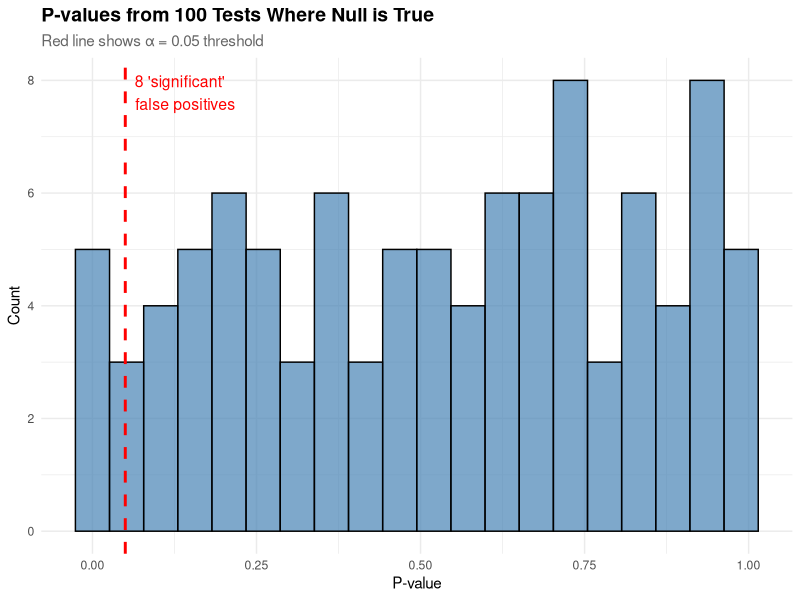
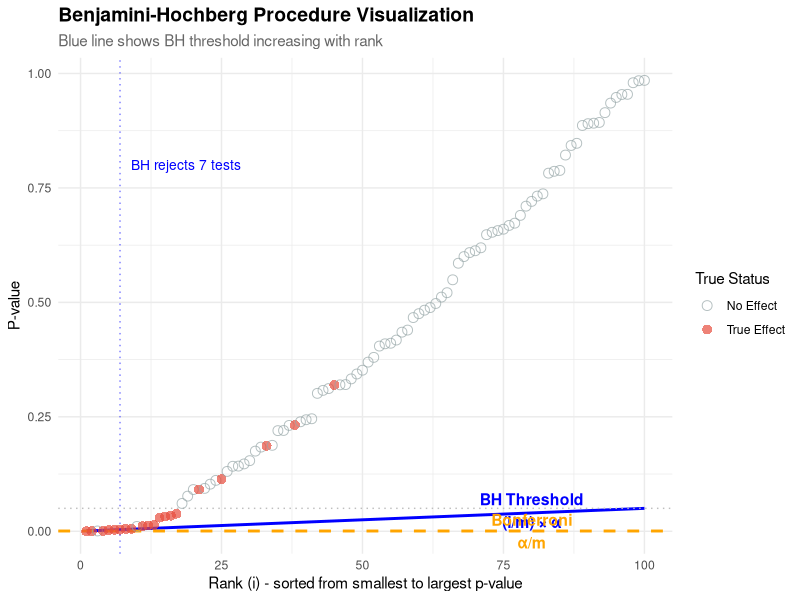
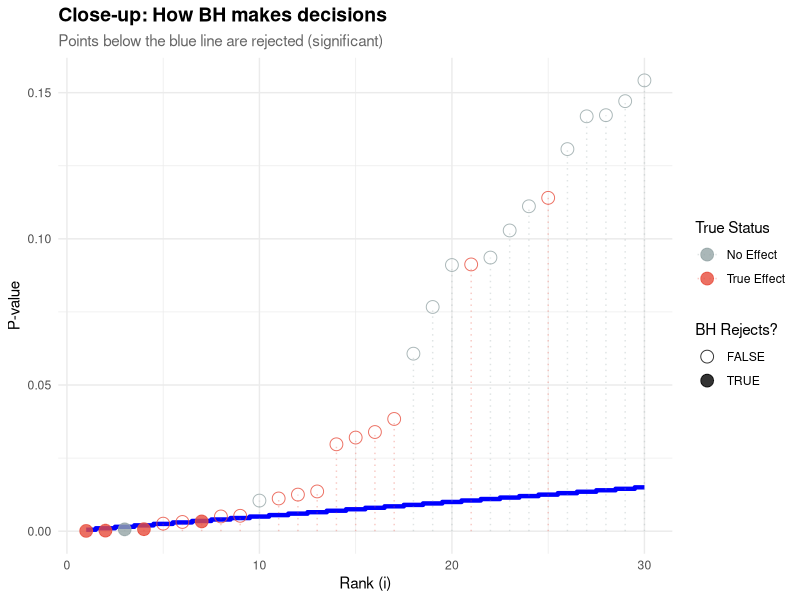
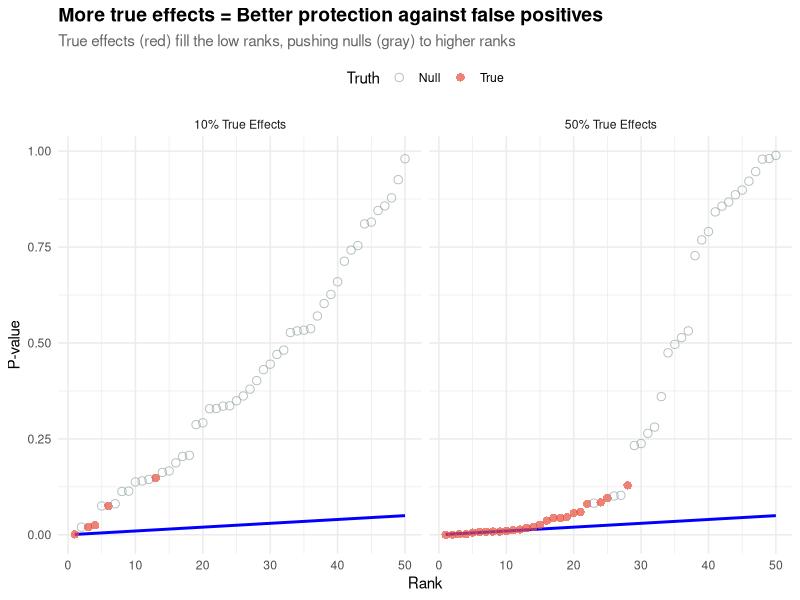
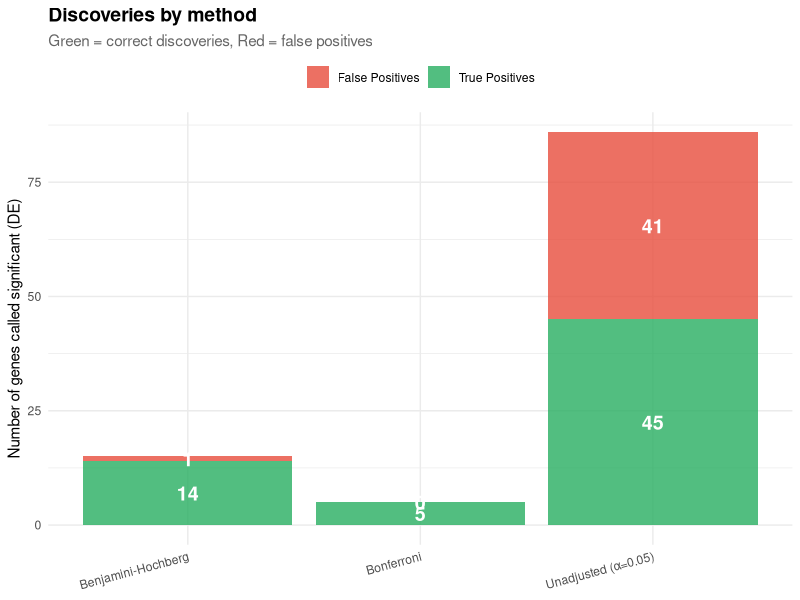
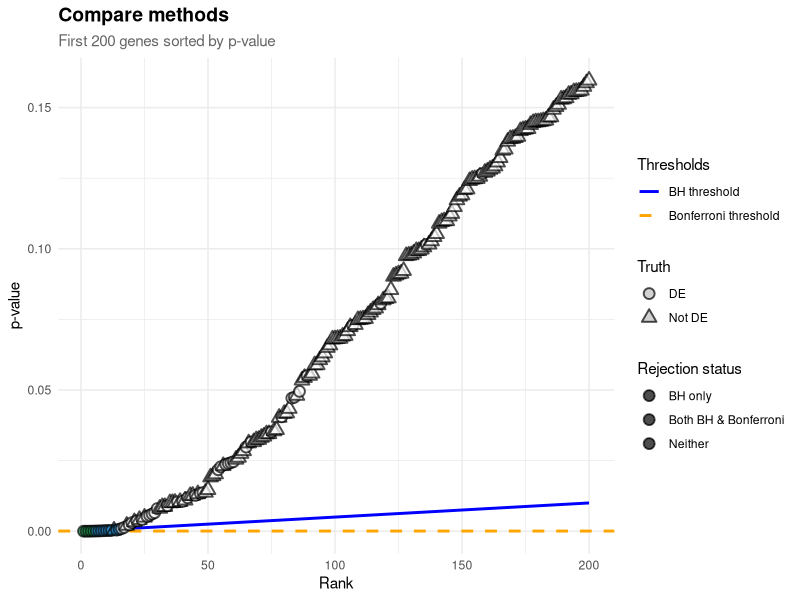

Write the R code that produced these figures, in order.
## ---- chunk 1
library(ggplot2)
library(dplyr)
library(tidyr)

# Set seed for reproducibility
set.seed(42)

mytheme <- theme_minimal() +
  theme(
    plot.title = element_text(size = 14, face = "bold"),
    plot.subtitle = element_text(size = 11, color = "gray40"),
    axis.title = element_text(size = 11),
    legend.position = "top"
  )
## ---- chunk 2
n_tests <- 100
p_values <- runif(n_tests, 0, 1) # Under null, p-values are uniformly distributed

# Count "significant" results at alpha = 0.05
n_significant <- sum(p_values < 0.05)

# Create histogram
hist_data <- data.frame(p_value = p_values)

ggplot(hist_data, aes(x = p_value)) +
  geom_histogram(bins = 20, fill = "steelblue", alpha = 0.7, color = "black") +
  geom_vline(xintercept = 0.05, color = "red", linetype = "dashed", linewidth = 1) +
  annotate("text",
    x = 0.05, y = Inf,
    label = paste0(n_significant, " 'significant' \nfalse positives"),
    hjust = -0.1, vjust = 1.5, color = "red", size = 4
  ) +
  labs(
    title = "P-values from 100 Tests Where Null is True",
    subtitle = "Red line shows α = 0.05 threshold",
    x = "P-value",
    y = "Count"
  ) +
  mytheme
## ---- chunk 3
error_matrix <- data.frame(
  Reality = c(
    "Null True (No Effect)", "Null True (No Effect)",
    "Null False (Real Effect)", "Null False (Real Effect)"
  ),
  Decision = c("Not Reject", "Reject", "Not Reject", "Reject"),
  Outcome = c(
    "Correct ✓", "FALSE POSITIVE ✗\n(Type I Error)",
    "FALSE NEGATIVE ✗\n(Type II Error)", "Correct ✓"
  ),
  Color = c("good", "bad", "bad", "good")
)

knitr::kable(error_matrix[, 1:3],
  col.names = c("Reality", "Your Decision", "Outcome"),
  caption = "Possible Outcomes in Hypothesis Testing"
)
## ---- chunk 4
#  100 tests, 20 are truly significant
set.seed(123)
n_tests <- 100
n_true <- 20
n_null <- n_tests - n_true

# Generate p-values
# True alternatives: small p-values (from exponential distribution)
p_true <- rbeta(n_true, 0.5, 10)
# True nulls: uniform p-values
p_null <- runif(n_null, 0, 1)

# Combine and create dataset
p_values <- c(p_true, p_null)
true_status <- c(rep("True Effect", n_true), rep("No Effect", n_null))

test_data <- data.frame(
  test_id = 1:n_tests,
  p_value = p_values,
  truth = true_status
) %>%
  arrange(p_value) %>%
  mutate(
    rank = row_number(),
    bh_threshold = (rank / n_tests) * 0.05,
    bonf_threshold = 0.05 / n_tests,
    significant_bh = p_value <= bh_threshold,
    significant_bonf = p_value <= bonf_threshold
  )

# Find the BH cutoff
bh_cutoff <- max(which(test_data$significant_bh))

# Create the visualization
ggplot(test_data, aes(x = rank, y = p_value)) +
  # BH threshold line
  geom_line(aes(y = bh_threshold), color = "blue", linewidth = 1, linetype = "solid") +
  # Bonferroni threshold line
  geom_hline(yintercept = 0.05 / n_tests, color = "orange", linewidth = 1, linetype = "dashed") +
  # Alpha line
  geom_hline(yintercept = 0.05, color = "gray", linewidth = 0.5, linetype = "dotted") +
  # Points colored by truth
  geom_point(aes(color = truth, shape = truth), size = 3, alpha = 0.7) +
  # Highlight the BH cutoff
  geom_vline(xintercept = bh_cutoff, color = "blue", linetype = "dotted", alpha = 0.5) +
  # Annotations
  annotate("text",
    x = 80, y = 0.045, label = "BH Threshold\n(i/m) × α",
    color = "blue", size = 4, fontface = "bold"
  ) +
  annotate("text",
    x = 80, y = 0.0005, label = "Bonferroni\nα/m",
    color = "orange", size = 4, fontface = "bold"
  ) +
  annotate("text",
    x = bh_cutoff, y = 0.8,
    label = paste0("BH rejects ", bh_cutoff, " tests"),
    color = "blue", hjust = -0.1, size = 3.5
  ) +
  scale_color_manual(values = c("True Effect" = "#E74C3C", "No Effect" = "#95A5A6")) +
  scale_shape_manual(values = c("True Effect" = 16, "No Effect" = 1)) +
  labs(
    title = "Benjamini-Hochberg Procedure Visualization",
    subtitle = "Blue line shows BH threshold increasing with rank",
    x = "Rank (i) - sorted from smallest to largest p-value",
    y = "P-value",
    color = "True Status",
    shape = "True Status"
  ) +
  mytheme +
  theme(legend.position = "right")
## ---- chunk 5
results_summary <- test_data %>%
  group_by(truth) %>%
  summarise(
    Total = n(),
    `BH Significant` = sum(significant_bh),
    `Bonf Significant` = sum(significant_bonf)
  )

knitr::kable(results_summary,
  caption = "Comparison: True effects vs. Detected effects"
)
## ---- chunk 6
# Zoom in on the first 30 tests
zoom_data <- test_data %>% filter(rank <= 30)

ggplot(zoom_data, aes(x = rank, y = p_value)) +
  # Step function showing BH decision
  geom_step(aes(y = bh_threshold), color = "blue", linewidth = 1.5, direction = "mid") +
  geom_point(aes(color = truth, shape = significant_bh), size = 4, alpha = 0.8) +
  geom_segment(aes(x = rank, xend = rank, y = 0, yend = p_value, color = truth),
    alpha = 0.3, linetype = "dotted"
  ) +
  scale_color_manual(values = c("True Effect" = "#E74C3C", "No Effect" = "#95A5A6")) +
  scale_shape_manual(
    values = c("TRUE" = 19, "FALSE" = 1),
    guide = guide_legend(title = "BH Rejects?")
  ) +
  labs(
    title = "Close-up: How BH makes decisions",
    subtitle = "Points below the blue line are rejected (significant)",
    x = "Rank (i)",
    y = "P-value",
    color = "True Status"
  ) +
  mytheme +
  theme(legend.position = "right")
## ---- chunk 7
i <- 1:10
m <- 10
alpha <- 0.05
threshold <- (i / m) * alpha

math_example <- data.frame(
  Rank_i = i,
  `i/m` = i / m,
  `Threshold (i/m)×0.05` = threshold,
  `Interpretation` = c(
    "1st test: very strict",
    "2nd test: slight relaxation",
    "3rd test: more lenient",
    "4th test: continuing to grow",
    "5th test: halfway point",
    "6th test: getting lenient",
    "7th test: fairly relaxed",
    "8th test: quite lenient",
    "9th test: very lenient",
    "10th test: same as unadjusted!"
  )
)

knitr::kable(math_example[1:5, ],
  digits = 4,
  col.names = c("Rank (i)", "i/m", "Threshold", "What this means"),
  caption = "BH threshold calculation (first 5 tests)"
)
## ---- chunk 8
set.seed(444)

# Scenario 1: Few true effects (harder for BH)
n_tests <- 50
n_true_few <- 5
p_true_few <- rbeta(n_true_few, 0.5, 15)
p_null_few <- runif(n_tests - n_true_few, 0, 1)

# Scenario 2: Many true effects (easier for BH)
n_true_many <- 25
p_true_many <- rbeta(n_true_many, 0.5, 15)
p_null_many <- runif(n_tests - n_true_many, 0, 1)

# Create datasets
data_few <- data.frame(
  p_value = c(p_true_few, p_null_few),
  truth = c(rep("True", n_true_few), rep("Null", n_tests - n_true_few)),
  scenario = "10% True Effects"
) %>%
  arrange(p_value) %>%
  mutate(rank = row_number())

data_many <- data.frame(
  p_value = c(p_true_many, p_null_many),
  truth = c(rep("True", n_true_many), rep("Null", n_tests - n_true_many)),
  scenario = "50% True Effects"
) %>%
  arrange(p_value) %>%
  mutate(rank = row_number())

combined_data <- rbind(data_few, data_many) %>%
  mutate(bh_threshold = (rank / n_tests) * 0.05)

ggplot(combined_data, aes(x = rank, y = p_value)) +
  geom_line(aes(y = bh_threshold), color = "blue", linewidth = 1) +
  geom_point(aes(color = truth, shape = truth), size = 2.5, alpha = 0.7) +
  facet_wrap(~scenario, ncol = 2) +
  scale_color_manual(values = c("True" = "#E74C3C", "Null" = "#95A5A6")) +
  scale_shape_manual(values = c("True" = 16, "Null" = 1)) +
  labs(
    title = "More true effects = Better protection against false positives",
    subtitle = "True effects (red) fill the low ranks, pushing nulls (gray) to higher ranks",
    x = "Rank",
    y = "P-value",
    color = "Truth",
    shape = "Truth"
  ) +
  mytheme +
  theme(legend.position = "top")
## ---- chunk 9
# Simulate gene expression study
set.seed(456)
n_genes <- 1000
n_true_de <- 50 # 50 genes truly differentially expressed

# Simulate p-values
p_values_real <- c(
  rbeta(n_true_de, 0.3, 15), # True DE genes: small p-values
  runif(n_genes - n_true_de, 0, 1) # Non-DE genes: uniform
)

gene_data <- data.frame(
  gene_id = paste0("Gene_", 1:n_genes),
  p_value = p_values_real,
  truth = c(rep("DE", n_true_de), rep("Not DE", n_genes - n_true_de))
) %>%
  arrange(p_value) %>%
  mutate(
    rank = row_number(),
    # Apply different methods
    bh_threshold = (rank / n_genes) * 0.05,
    bh_significant = p_value <= bh_threshold,
    bonf_significant = p_value <= (0.05 / n_genes),
    unadjusted_significant = p_value <= 0.05
  )

# Calculate discoveries and false discoveries for each method
calc_performance <- function(data, sig_col, truth_col = "truth") {
  true_pos <- sum(data[[sig_col]] & data[[truth_col]] == "DE")
  false_pos <- sum(data[[sig_col]] & data[[truth_col]] == "Not DE")
  true_neg <- sum(!data[[sig_col]] & data[[truth_col]] == "Not DE")
  false_neg <- sum(!data[[sig_col]] & data[[truth_col]] == "DE")

  total_discoveries <- true_pos + false_pos
  fdr_actual <- if (total_discoveries > 0) false_pos / total_discoveries else 0

  data.frame(
    True_Positives = true_pos,
    False_Positives = false_pos,
    Total_Discoveries = total_discoveries,
    FDR_Actual = round(fdr_actual, 3),
    Power = round(true_pos / 50, 3) # 50 true DE genes
  )
}

performance <- data.frame(
  Method = c("Unadjusted (α=0.05)", "Bonferroni", "Benjamini-Hochberg"),
  rbind(
    calc_performance(gene_data, "unadjusted_significant"),
    calc_performance(gene_data, "bonf_significant"),
    calc_performance(gene_data, "bh_significant")
  )
)

knitr::kable(performance,
  caption = "Performance Comparison Across Methods",
  digits = 3
)
## ---- chunk 10
# Reshape for plotting
perf_long <- performance %>%
  select(Method, True_Positives, False_Positives) %>%
  pivot_longer(
    cols = c(True_Positives, False_Positives),
    names_to = "Type", values_to = "Count"
  )

ggplot(perf_long, aes(x = Method, y = Count, fill = Type)) +
  geom_col(position = "stack", alpha = 0.8) +
  geom_text(aes(label = Count),
    position = position_stack(vjust = 0.5),
    color = "white", fontface = "bold", size = 5
  ) +
  scale_fill_manual(
    values = c(
      "True_Positives" = "#27AE60",
      "False_Positives" = "#E74C3C"
    ),
    labels = c("False Positives", "True Positives")
  ) +
  labs(
    title = "Discoveries by method",
    subtitle = "Green = correct discoveries, Red = false positives",
    x = NULL,
    y = "Number of genes called significant (DE)",
    fill = NULL
  ) +
  mytheme +
  theme(axis.text.x = element_text(angle = 15, hjust = 1))
## ---- chunk 11
comparison_data <- gene_data %>%
  filter(rank <= 200) %>%
  mutate(
    rejection_status = case_when(
      bh_significant & bonf_significant ~ "Both BH & Bonferroni",
      bh_significant & !bonf_significant ~ "BH only",
      !bh_significant & bonf_significant ~ "Bonferroni only",
      TRUE ~ "Neither"
    )
  )

ggplot(comparison_data, aes(x = rank, y = p_value)) +
  geom_line(aes(y = bh_threshold, color = "BH threshold"), linewidth = 1) +
  geom_hline(aes(yintercept = 0.05 / n_genes, color = "Bonferroni threshold"),
    linewidth = 1, linetype = "dashed"
  ) +
  geom_point(aes(shape = truth, fill = rejection_status),
    size = 3, alpha = 0.7, stroke = 1
  ) +
  scale_color_manual(
    name = "Thresholds",
    values = c(
      "BH threshold" = "blue",
      "Bonferroni threshold" = "orange"
    )
  ) +
  scale_shape_manual(values = c("DE" = 21, "Not DE" = 24)) +
  scale_fill_manual(
    name = "Rejection status",
    values = c(
      "Both BH & Bonferroni" = "#27AE60",
      "BH only" = "#3498DB",
      "Bonferroni only" = "#F39C12",
      "Neither" = "white"
    )
  ) +
  labs(
    title = "Compare methods",
    subtitle = "First 200 genes sorted by p-value",
    x = "Rank",
    y = "p-value"
  ) +
  mytheme +
  theme(legend.position = "right") +
  guides(shape = guide_legend(title = "Truth", override.aes = list(fill = "gray")))
